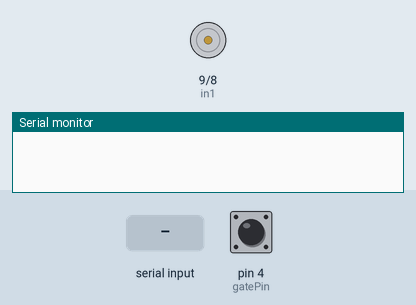
Bench run of a sketch on a simulated Arduino Uno, built with avr-gcc and run on an emulated ATmega328P. Shown: motor-driver pin pairs drawn as motors (green arrow = first pin HIGH = forward, orange = second pin HIGH = backward, longer = more drive, scaled by the enable pin), the last lines printed to the serial monitor. Inputs (shaded band) come from the test bench; at power-on: pin 4 (gatePin) HIGH.

Above: at 1.2 s.
1.3 s: "f" received over Serial
At 2.5 s:
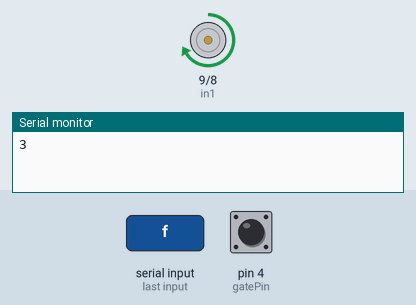
2.8 s: "s" received over Serial
At 3.7 s:
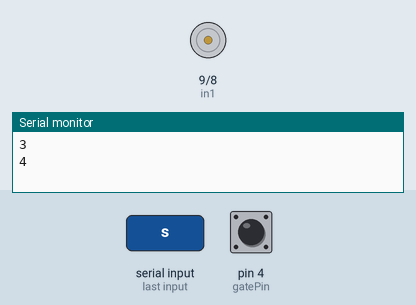
4.3 s: "r" received over Serial
At 4.8 s:
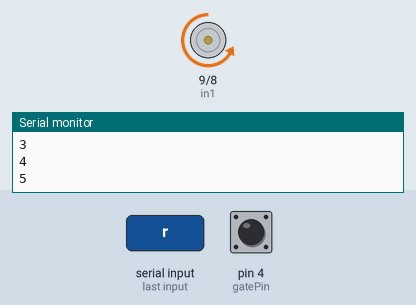
Timing chart, 0 to 7.3 s (numbered marks = the images above; inputs shaded):
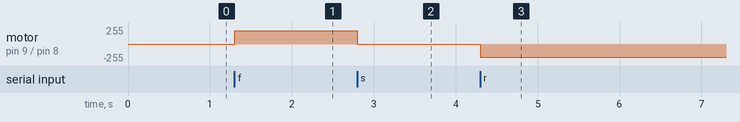

The sketch:

ard_motor_light_gate.ino
```cpp
int data = 0;
int gatePin =4;
char pyInput;

bool gateStatus;

// connect motor controller pins to Arduino digital pins
// motor one
int enA = 10;
int in1 = 9;
int in2 = 8;

void setup() {
  // put your setup code here, to run once:

Serial.begin(9600);
pinMode(gatePin, INPUT);
digitalWrite(gatePin, HIGH); // turn on the pullup

 // set all the motor control pins to outputs
 pinMode(enA, OUTPUT);
 pinMode(in1, OUTPUT);
 pinMode(in2, OUTPUT);


}

void loop() {
  // put your main code here, to run repeatedly:


if(Serial.available()>0){


  gateStatus = digitalRead(gatePin);
  pyInput = Serial.read();


    // send gate status
    if(pyInput == 'l' && gateStatus == LOW){

      data = 1;
      //digitalWrite(ledPin, LOW);
      Serial.println(data);

    }


    else if(pyInput == 'l' && gateStatus == HIGH){

      data = 2;
      //digitalWrite(ledPin, HIGH);
      Serial.println(data);

    }

     else if(pyInput == 'f'){ // start motor forward

      data = 3;
      digitalWrite(in1, HIGH);
      digitalWrite(in2, LOW);
      analogWrite(enA, 200);
      Serial.println(data);

      //delay(3000);


    }


    else if(pyInput == 's'){ // stop motor

      data = 4;
      digitalWrite(in1, LOW);
      digitalWrite(in2, LOW);

      Serial.println(data);

      //delay(3000);


    }


    else if(pyInput == 'r'){ // start motor backwards

      data = 5;
      digitalWrite(in1, LOW);
      digitalWrite(in2, HIGH);
      analogWrite(enA, 200);
      Serial.println(data);

      //delay(3000);


    }

    }

}
```

Measured:
- after the input at 1.3 s, motor on pin 9 (in1) / pin 8 (in2): stopped → forward 200/255 at once
- after the input at 2.8 s, motor on pin 9 (in1) / pin 8 (in2): forward 200/255 → stopped at once
- after the input at 4.3 s, motor on pin 9 (in1) / pin 8 (in2): stopped → backward 200/255 at once
